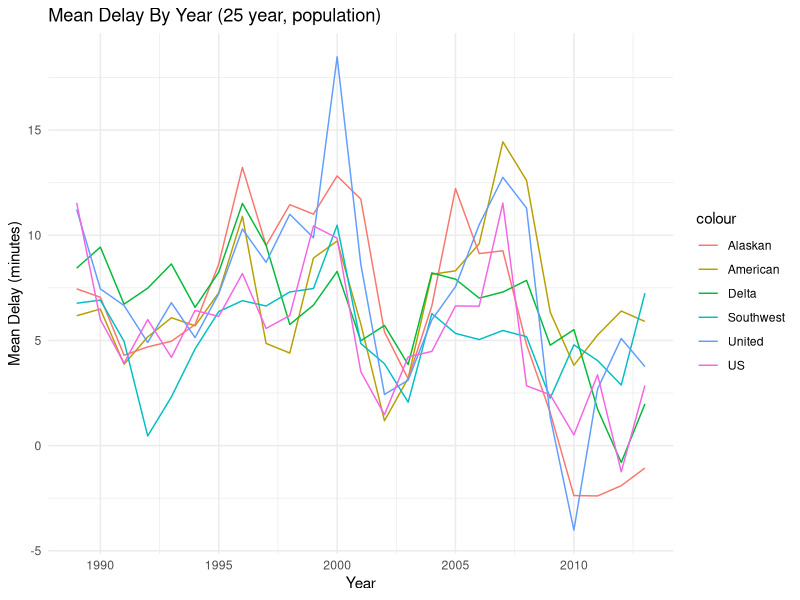
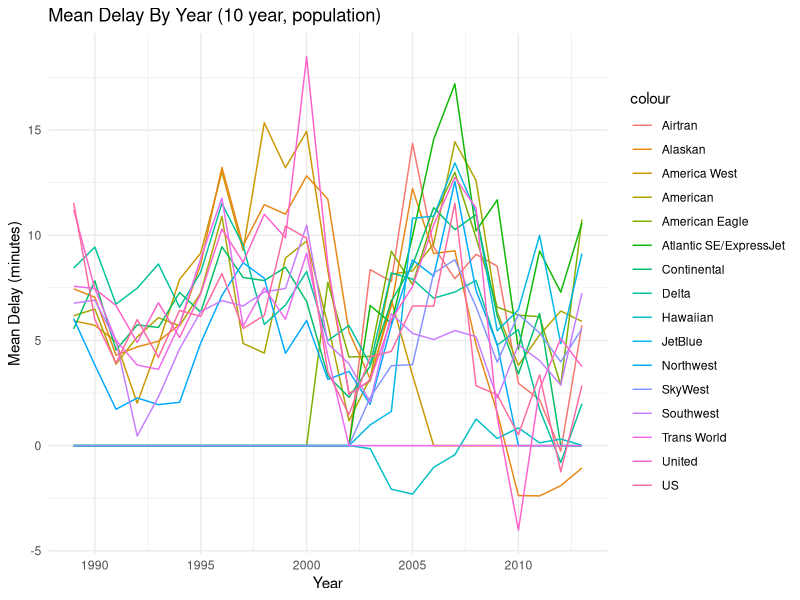

These charts were generated, in order, by the following R code:
library(dplyr)
library(ggplot2)
library(reshape2)

# let's start by making the most obvious graph
# (and see how to make it not awful) for 25 years:

aggr <- read.csv("Data/aggregate.csv")

pdf("Graphs/25MeansPop.pdf")
ggplot(data=aggr) +
  geom_line(aes(y = AA_pop.mean, x=X, colour="American")) +
  geom_line(aes(y = AS_pop.mean, x=X, colour="Alaskan")) +
  geom_line(aes(y = DL_pop.mean, x=X, colour="Delta")) +
  geom_line(aes(y = WN_pop.mean, x=X, colour="Southwest")) +
  geom_line(aes(y = UA_pop.mean, x=X, colour="United")) +
  geom_line(aes(y = US_pop.mean, x=X, colour="US")) +
  ggtitle("Mean Delay By Year (25 year, population)") +
  theme_minimal() + xlab("Year") + ylab("Mean Delay (minutes)")
dev.off()

# interesting - there's definite patterns here
# start adding more airlines, see if the same definite 
# pattern rises up?

# let's do all airlines for which we have 10+ years of data:
# finding the airlines first:

air.ten <- c()
for (i in 1:30) {
  yrs.act <- 25-sum(is.na(aggr[,2+4*(i-1)]))
  if (yrs.act >= 10) {
        air.ten <- c(air.ten, 2+4*(i-1))
  }
}

colnames(aggr[,air.ten])

# changing NAs to 0 so they all show on same graph
# NOT IN FINAL PRODUCT; WE DO NOT WANT THIS
aggr[is.na(aggr)] <- 0

pdf("Graphs/10MeansPop.pdf")
ggplot(data=na.exclude(aggr)) +
  geom_line(aes(y = FL_pop.mean, x=X, colour="Airtran")) +
  geom_line(aes(y = HP_pop.mean, x=X, colour="America West")) +
  geom_line(aes(y = AA_pop.mean, x=X, colour="American")) +
  geom_line(aes(y = MQ_pop.mean, x=X, colour="American Eagle")) +
  geom_line(aes(y = AS_pop.mean, x=X, colour="Alaskan")) +
  geom_line(aes(y = EV_pop.mean, x=X, colour="Atlantic SE/ExpressJet")) +
  geom_line(aes(y = B6_pop.mean, x=X, colour="JetBlue")) +
  geom_line(aes(y = CO_pop.mean, x=X, colour="Continental")) +
  geom_line(aes(y = DL_pop.mean, x=X, colour="Delta")) +
  geom_line(aes(y = HA_pop.mean, x=X, colour="Hawaiian")) +
  geom_line(aes(y = NW_pop.mean, x=X, colour="Northwest")) +
  geom_line(aes(y = OO_pop.mean, x=X, colour="SkyWest")) +
  geom_line(aes(y = WN_pop.mean, x=X, colour="Southwest")) +
  geom_line(aes(y = TW_pop.mean, x=X, colour="Trans World")) +
  geom_line(aes(y = UA_pop.mean, x=X, colour="United")) +
  geom_line(aes(y = US_pop.mean, x=X, colour="US")) +
  ggtitle("Mean Delay By Year (10 year, population)") +
  theme_minimal() + xlab("Year") + ylab("Mean Delay (minutes)")
dev.off()